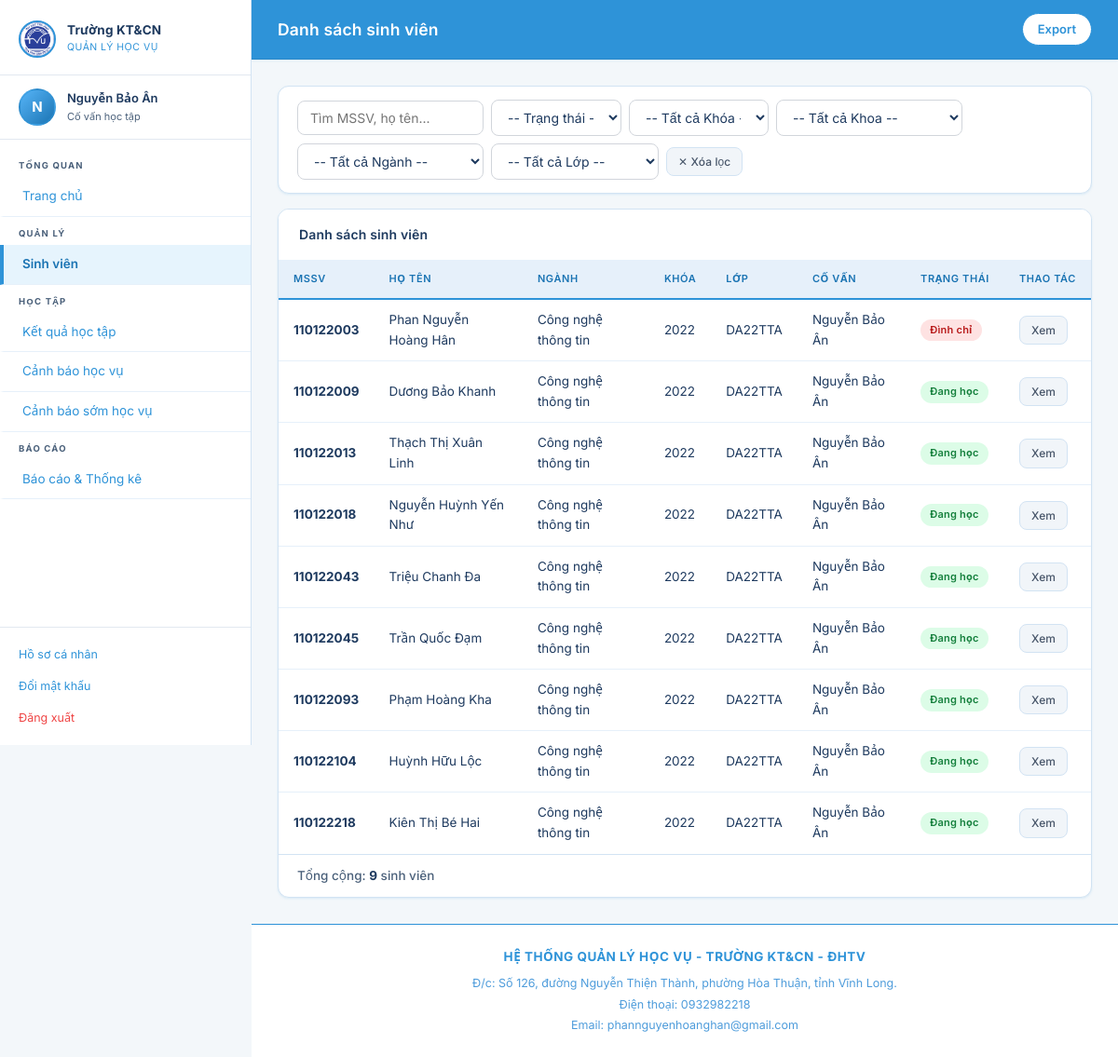
/students/ (signed in), run on the app's committed database.
### accounts/models.py (models this page shows, shortened)
class CustomUser(AbstractUser):
    ROLE_CHOICES = [
        ('admin', 'Quản trị viên'),
        ('giaovu', 'Giáo vụ'),
        ('covan', 'Cố vấn học tập'),
        ('sinhvien', 'Sinh viên'),
    ]
    role = models.CharField(max_length=20, choices=ROLE_CHOICES, default='sinhvien', verbose_name='Vai trò')
    full_name = models.CharField(max_length=200, blank=True, verbose_name='Họ và tên')
    phone = models.CharField(max_length=15, blank=True, verbose_name='Số điện thoại')
    class Meta:
        db_table = 'customuser'
        verbose_name = 'Người dùng'
        verbose_name_plural = 'Người dùng'
    @property
    def is_admin(self):
        return self.role == 'admin'
    @property
    def is_giaovu(self):
        return self.role == 'giaovu'
    @property
    def is_covan(self):
        return self.role == 'covan'
    @property
    def is_sinhvien(self):
        return self.role == 'sinhvien'

### students/models.py (models this page shows, shortened)
class SinhVien(models.Model):
    TRANG_THAI_CHOICES = [
        ('dang_hoc', 'Đang học'),
        ('dinh_chi', 'Đình chỉ'),
        ('tot_nghiep', 'Tốt nghiệp'),
        ('thoi_hoc', 'Thôi học'),
    ]
    user = models.OneToOneField(CustomUser, on_delete=models.SET_NULL, null=True, blank=True,
                                 related_name='sinh_vien', verbose_name='Tài khoản')
    mssv = models.CharField(max_length=20, unique=True, verbose_name='Mã số sinh viên')
    ho_ten = models.CharField(max_length=200, verbose_name='Họ và tên')
    ngay_sinh = models.DateField(null=True, blank=True, verbose_name='Ngày sinh')
    gioi_tinh = models.CharField(max_length=5, choices=[('Nam', 'Nam'), ('Nu', 'Nữ')], blank=True)
    email = models.EmailField(blank=True, verbose_name='Email')
    so_dien_thoai = models.CharField(max_length=15, blank=True, verbose_name='Số điện thoại')
    nganh = models.ForeignKey(Nganh, on_delete=models.SET_NULL, null=True, verbose_name='Ngành')
    khoa = models.CharField(max_length=10, verbose_name='Khóa học', help_text='VD: K2021')
    lop = models.ForeignKey('Lop', on_delete=models.SET_NULL, null=True, blank=True,
                             related_name='sinh_viens', verbose_name='Lớp')
    covan = models.ForeignKey(CustomUser, on_delete=models.SET_NULL, null=True, blank=True,
                               related_name='sinh_vien_phu_trach', verbose_name='Cố vấn học tập',
                               limit_choices_to={'role': 'covan'})
    trang_thai = models.CharField(max_length=20, choices=TRANG_THAI_CHOICES, default='dang_hoc',
                                   verbose_name='Trạng thái')
    ngay_nhap_hoc = models.DateField(null=True, blank=True, verbose_name='Ngày nhập học')
    class Meta:
        db_table = 'sinhvien'
        verbose_name = 'Sinh viên'
        verbose_name_plural = 'Sinh viên'
        ordering = ['mssv']
    @property
    def covan_hien_tai(self):
        if self.lop and self.lop.covan:
            return self.lop.covan
        return self.covan
    @property
    def ten_covan(self):
        cv = self.covan_hien_tai
        return cv.full_name if cv else '-'

class Nganh(models.Model):
    ma_nganh = models.CharField(max_length=20, unique=True, verbose_name='Mã ngành')
    ten_nganh = models.CharField(max_length=200, verbose_name='Tên ngành')
    khoa = models.CharField(max_length=200, default='Khoa Công nghệ thông tin', verbose_name='Khoa')
    class Meta:
        db_table = 'nganh'
        verbose_name = 'Ngành học'
        verbose_name_plural = 'Ngành học'

class Lop(models.Model):
    ten_lop = models.CharField(max_length=50, unique=True, verbose_name='Tên lớp')
    nganh = models.ForeignKey(Nganh, on_delete=models.SET_NULL, null=True, verbose_name='Ngành')
    khoa = models.CharField(max_length=10, verbose_name='Khóa học', help_text='VD: K2021')
    covan = models.OneToOneField(
        CustomUser, on_delete=models.SET_NULL, null=True, blank=True,
        related_name='lop_phu_trach', verbose_name='Cố vấn học tập',
        limit_choices_to={'role': 'covan'}
    )
    class Meta:
        db_table = 'lop'
        verbose_name = 'Lớp học'
        verbose_name_plural = 'Lớp học'
        ordering = ['ten_lop']

### students/views.py (the view, shortened to what this page needs)
# urls.py: path('', views.sinhvien_list, name='sinhvien_list'),
@login_required
def sinhvien_list(request):
    qs = SinhVien.objects.select_related('nganh', 'covan', 'lop').order_by('khoa', 'nganh__khoa', 'lop__ten_lop', 'mssv')
    q = request.GET.get('q', '')
    trang_thai = request.GET.get('trang_thai', '')
    khoa = request.GET.get('khoa', '')
    nganh_id = request.GET.get('nganh', '')
    lop_id = request.GET.get('lop', '')
    khoa_hoc = request.GET.get('khoa_hoc', '')
    if request.user.is_sinhvien:
        try:
            qs = qs.filter(user=request.user)
        except Exception:
            qs = qs.none()
    else:
        if request.user.is_covan:
            qs = qs.filter(lop__covan=request.user)
        if khoa_hoc:
            cohort_suffix = khoa_hoc[-2:]
            qs = qs.filter(lop__ten_lop__istartswith=f'DA{cohort_suffix}')
        if khoa:
            qs = qs.filter(nganh__khoa=khoa)
        if nganh_id:
            qs = qs.filter(nganh_id=nganh_id)
        if lop_id:
            qs = qs.filter(lop_id=lop_id)
    if trang_thai:
        qs = qs.filter(trang_thai=trang_thai)
    from .models import Lop
    import re
    nganhs = Nganh.objects.exclude(ma_nganh__iexact='None').exclude(ten_nganh__iexact='None')
    khoas = [k for k in Nganh.objects.exclude(khoa__isnull=True).exclude(khoa='').values_list('khoa', flat=True).distinct() if k.lower() != 'none']
    unique_years = set()
    for name in Lop.objects.values_list('ten_lop', flat=True):
        if name:
            m = re.search(r'\d{2}', name)
            if m:
                unique_years.add("20" + m.group())
    khoa_hocs = sorted(list(unique_years), reverse=True)
    lops = Lop.objects.exclude(ten_lop__iexact='None')
    if request.user.is_covan:
        lops = lops.filter(covan=request.user)
    if nganh_id:
        lops = lops.filter(nganh_id=nganh_id)
    if khoa_hoc:
        cohort_suffix = khoa_hoc[-2:]
        lops = lops.filter(ten_lop__istartswith=f'DA{cohort_suffix}')
    if khoa:
        nganhs = nganhs.filter(khoa=khoa)
        lops = lops.filter(nganh__khoa=khoa)
    return render(request, 'students/sinhvien_list.html', {
        'sinhviens': qs,
        'nganhs': nganhs,
        'khoas': khoas,
        'lops': lops,
        'khoa_hocs': khoa_hocs,
        'q': q,
        'trang_thai': trang_thai,
        'selected_khoa': khoa,
        'nganh_id': nganh_id,
        'selected_lop': lop_id,
        'selected_khoa_hoc': khoa_hoc,
    })

### templates/students/sinhvien_list.html (shortened to what this page needs)
{% extends 'base.html' %}
{% block page_title %}Danh sách sinh viên{% endblock %}
{% block topbar_actions %}
{% if not request.user.is_sinhvien %}
<a href="{% url 'students:export_sinhvien' %}" class="btn-outline-tvu">Export</a>
{% endif %}
{% endblock %}
{% block content %}
<div class="card mb-3">
    <div class="card-body" style="padding:14px 20px">
        <form method="get" class="d-flex gap-2 flex-wrap align-items-center" id="filter-form">
            <input type="text" name="q" value="{{ q }}" placeholder="Tìm MSSV, họ tên..." class="form-control" style="max-width:200px">
            <select name="trang_thai" class="form-select" style="max-width:140px">
                <option value="">-- Trạng thái --</option>
            </select>
            {% if not request.user.is_sinhvien %}
            <select name="khoa_hoc" class="form-select" style="max-width:150px">
                <option value="">-- Tất cả Khóa --</option>
            </select>
            {% endif %}
            {% if not request.user.is_sinhvien %}
            <select name="khoa" id="filter-khoa" class="form-select" style="max-width:200px">
                <option value="">-- Tất cả Khoa --</option>
            </select>
            <select name="nganh" id="filter-nganh" class="form-select" style="max-width:200px">
                <option value="">-- Tất cả Ngành --</option>
            </select>
            <select name="lop" id="filter-lop" class="form-select" style="max-width:180px">
                <option value="">-- Tất cả Lớp --</option>
            </select>
            {% endif %}
            <a href="{% url 'students:sinhvien_list' %}" class="btn btn-secondary btn-sm">✕ Xóa lọc</a>
        </form>
    </div>
</div>
<div id="table-container">
<div class="card">
    <div class="card-header">
        <span class="card-title">Danh sách sinh viên</span>
    </div>
    <div class="card-body" style="padding:0">
        <div class="table-responsive">
        <table class="data-table">
            <thead><tr>
                <th>MSSV</th><th>Họ tên</th><th>Ngành</th><th>Khóa</th><th>Lớp</th><th>Cố vấn</th><th>Trạng thái</th><th>Thao tác</th>
            </tr></thead>
            <tbody>
            {% for sv in sinhviens %}
            <tr>
                <td><strong>{{ sv.mssv }}</strong></td>
                <td>{{ sv.ho_ten }}</td>
                <td>{{ sv.nganh.ten_nganh|default:'-' }}</td>
                <td>{{ sv.khoa }}</td>
                <td>{{ sv.lop.ten_lop|default:'-' }}</td>
                <td>{{ sv.ten_covan }}</td>
                <td>
                    {% if sv.trang_thai == 'dang_hoc' %}<span class="badge badge-success">Đang học</span>
                    {% elif sv.trang_thai == 'canh_bao' %}<span class="badge badge-warning">Cảnh báo</span>
                    {% elif sv.trang_thai == 'dinh_chi' %}<span class="badge badge-danger">Đình chỉ</span>
                    {% elif sv.trang_thai == 'tot_nghiep' %}<span class="badge badge-info">Tốt nghiệp</span>
                    {% else %}<span class="badge badge-secondary">{{ sv.get_trang_thai_display }}</span>{% endif %}
                </td>
                <td>
                    <a href="{% url 'students:sinhvien_detail' sv.pk %}" class="btn btn-sm btn-secondary">Xem</a>
                </td>
            </tr>
            {% empty %}
            <tr><td colspan="8" style="text-align:center;color:#94a3b8;padding:32px">Không có sinh viên nào</td></tr>
            {% endfor %}
            </tbody>
        </table>
        </div>
        <div style="padding: 12px 20px; font-size: 13.5px; border-top: 1px solid var(--border); color: var(--text-secondary); font-weight: 500;">
            Tổng cộng: <strong style="color: var(--text-primary);">{{ sinhviens|length }}</strong> sinh viên
        </div>
    </div>
</div>
</div>
{% endblock %}

### templates/base.html (shortened to what this page needs)
<!DOCTYPE html>
<html lang="vi">
<head>
    <link rel="stylesheet" href="/static/css/main.css?v=1.0.5">
</head>
<body>
{% if user.is_authenticated %}
<aside class="sidebar" id="sidebar">
    <div class="sidebar-brand">
        <img src="/static/img/logo_tvu.png" alt="TVU Logo"
             style="width:40px;height:40px;border-radius:50%;object-fit:cover;flex-shrink:0">
        <div>
            <div class="brand-text">Trường KT&CN</div>
            <div class="brand-sub">Quản lý Học Vụ</div>
        </div>
    </div>
    <div class="sidebar-user">
        <div class="avatar">{{ user.full_name|first|upper|default:user.username|first|upper }}</div>
        <div class="user-info">
            <div class="user-name">{{ user.full_name|default:user.username }}</div>
            <div class="user-role">{{ user.get_role_display }}</div>
        </div>
    </div>
    <nav class="sidebar-nav">
        <div class="nav-section-title">Tổng quan</div>
        <a href="{% url 'dashboard:index' %}" class="{% if request.resolver_match.namespace == 'dashboard' and request.resolver_match.url_name == 'index' %}active{% endif %}">
            Trang chủ
        </a>
        {% if not user.is_sinhvien %}
        <div class="nav-section-title">Quản lý</div>
        <a href="{% url 'students:sinhvien_list' %}" class="{% if request.resolver_match.namespace == 'students' and 'sinhvien' in request.resolver_match.url_name %}active{% endif %}">
            Sinh viên
        </a>
        {% endif %}
        <div class="nav-section-title">Học tập</div>
        <a href="{% url 'results:ketqua_list' %}" class="{% if request.resolver_match.namespace == 'results' %}active{% endif %}">
            Kết quả học tập
        </a>
        <a href="{% url 'academic_warnings:canhbao_list' %}" class="{% if request.resolver_match.namespace == 'academic_warnings' and request.resolver_match.url_name == 'canhbao_list' %}active{% endif %}">
            Cảnh báo học vụ
        </a>
        <a href="{% url 'academic_warnings:canhbao_som_list' %}" class="{% if request.resolver_match.namespace == 'academic_warnings' and 'canhbao_som' in request.resolver_match.url_name %}active{% endif %}">
            Cảnh báo sớm học vụ
        </a>
        {% if not user.is_sinhvien %}
        <div class="nav-section-title">Báo cáo</div>
        <a href="{% url 'dashboard:bao_cao' %}" class="{% if request.resolver_match.url_name == 'bao_cao' %}active{% endif %}">
            Báo cáo & Thống kê
        </a>
        {% endif %}
    </nav>
    <div class="sidebar-footer">
        <a href="{% url 'accounts:profile' %}">Hồ sơ cá nhân</a>
        <a href="{% url 'accounts:change_password' %}">Đổi mật khẩu</a>
        <a href="{% url 'accounts:logout' %}" style="color:#ef4444">Đăng xuất</a>
    </div>
</aside>
<div class="main-wrapper">
    <header class="topbar">
        <div class="topbar-title">{% block page_title %}Dashboard{% endblock %}</div>
        <div class="topbar-actions">
            {% block topbar_actions %}{% endblock %}
        </div>
    </header>
    <main class="page-content">
        {% block content %}{% endblock %}
    </main>
    <footer class="app-footer">
        <div class="footer-title">HỆ THỐNG QUẢN LÝ HỌC VỤ - TRƯỜNG KT&CN - ĐHTV</div>
        <div class="footer-line">Đ/c: Số 126, đường Nguyễn Thiện Thành, phường Hòa Thuận, tỉnh Vĩnh Long.</div>
        <div class="footer-line">Điện thoại: 0932982218</div>
        <div class="footer-line">Email: phannguyenhoanghan@gmail.com</div>
    </footer>
</div>
{% else %}
{% block auth_content %}{% endblock %}
{% endif %}
</body>
</html>

### data on the page
CustomUser: full_name|first "N", full_name "Nguyễn Bảo Ân", role "Cố vấn học tập"
SinhVien: mssv "110122003", ho_ten "Phan Nguyễn Hoàng Hân", nganh.ten_nganh "Công nghệ thông tin", khoa "2022", lop.ten_lop "DA22TTA", ten_covan "Nguyễn Bảo Ân", trang_thai "Đình chỉ"
SinhVien: mssv "110122009", ho_ten "Dương Bảo Khanh", nganh.ten_nganh "Công nghệ thông tin", khoa "2022", lop.ten_lop "DA22TTA", ten_covan "Nguyễn Bảo Ân", trang_thai "Đang học"
SinhVien: mssv "110122013", ho_ten "Thạch Thị Xuân Linh", nganh.ten_nganh "Công nghệ thông tin", khoa "2022", lop.ten_lop "DA22TTA", ten_covan "Nguyễn Bảo Ân", trang_thai "Đang học"
SinhVien: mssv "110122018", ho_ten "Nguyễn Huỳnh Yến Như", nganh.ten_nganh "Công nghệ thông tin", khoa "2022", lop.ten_lop "DA22TTA", ten_covan "Nguyễn Bảo Ân", trang_thai "Đang học"
SinhVien: mssv "110122043", ho_ten "Triệu Chanh Đa", nganh.ten_nganh "Công nghệ thông tin", khoa "2022", lop.ten_lop "DA22TTA", ten_covan "Nguyễn Bảo Ân", trang_thai "Đang học"
SinhVien: mssv "110122045", ho_ten "Trần Quốc Đạm", nganh.ten_nganh "Công nghệ thông tin", khoa "2022", lop.ten_lop "DA22TTA", ten_covan "Nguyễn Bảo Ân", trang_thai "Đang học"
SinhVien: mssv "110122093", ho_ten "Phạm Hoàng Kha", nganh.ten_nganh "Công nghệ thông tin", khoa "2022", lop.ten_lop "DA22TTA", ten_covan "Nguyễn Bảo Ân", trang_thai "Đang học"
SinhVien: mssv "110122104", ho_ten "Huỳnh Hữu Lộc", nganh.ten_nganh "Công nghệ thông tin", khoa "2022", lop.ten_lop "DA22TTA", ten_covan "Nguyễn Bảo Ân", trang_thai "Đang học"
SinhVien: mssv "110122218", ho_ten "Kiên Thị Bé Hai", nganh.ten_nganh "Công nghệ thông tin", khoa "2022", lop.ten_lop "DA22TTA", ten_covan "Nguyễn Bảo Ân", trang_thai "Đang học"

### other printed values
{{ sinhviens|length }} "9"
